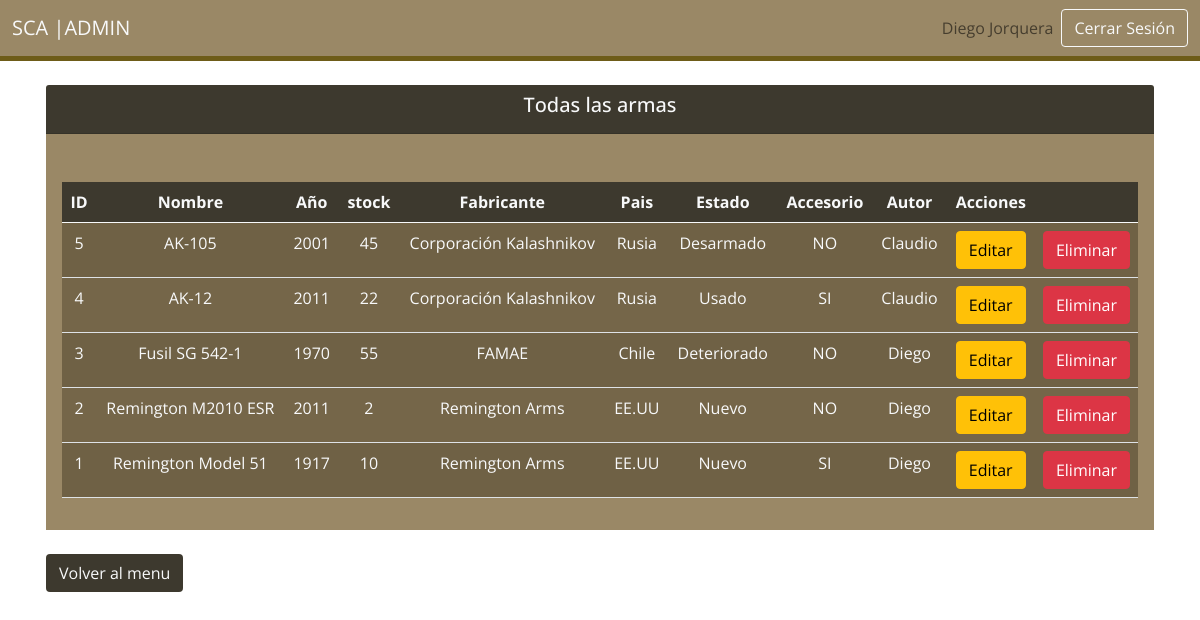
Page /listar.php (signed in) on the committed database.
### tables this page shows
CREATE TABLE arma(
	id_arma INT PRIMARY KEY AUTO_INCREMENT,
    nombre_arma VARCHAR(50),
    anio INT,
    stock INT,
    id_fk_accesorio INT,
    id_fk_estado INT,
    id_fk_fabricante INT,
    id_fk_usuario INT,
	FOREIGN KEY (id_fk_accesorio) REFERENCES accesorio(id),
    FOREIGN KEY (id_fk_estado) REFERENCES estado(id),
    FOREIGN KEY (id_fk_fabricante) REFERENCES fabricante(id),
    FOREIGN KEY (id_fk_usuario) REFERENCES usuario(id) ON DELETE CASCADE
);

CREATE TABLE fabricante(
	id INT PRIMARY KEY AUTO_INCREMENT,
    nombre_fabricante VARCHAR(30),
    pais VARCHAR(30)
);

CREATE TABLE estado(
	id INT PRIMARY KEY AUTO_INCREMENT,
    descripcion VARCHAR (25)
);

CREATE TABLE accesorio(
	id INT PRIMARY KEY AUTO_INCREMENT,
    descripcion_accesorio VARCHAR(10)
);

CREATE TABLE usuario (
	id INT PRIMARY KEY AUTO_INCREMENT,
    nombre VARCHAR(50),
    ap_paterno VARCHAR(30),
    ap_materno VARCHAR(30),
    pass VARCHAR(50),
    correo VARCHAR(50),
    rut VARCHAR(50),
    rol VARCHAR(20)
);

### listar.php (the view, shortened to what this page needs)
<!DOCTYPE html>
<html lang="en">
<?php
if(isset($_SESSION['user'])){
  $userID=$_SESSION['user']['id'];
}else{
    header("Location: index.php");
    $_SESSION['accessURL']=1;
}
?>
<body>
    <?php require_once('controller/database/conexion.php') ?>
    <?php require_once('imports/nav.php') ?>
    <div class="container my-3 p-3 mt-2"  >
        <div class="row"   >
            <div class="col-12 text-center"  >
            <div class="" >
          <div class="card-header text-light" style="background-color: #3D392E  ;"     >
            <h5>Todas las armas</h5>
          </div>
          <div class="card-body" style="background-color: #9a8866;opacity: 1;">
          <div class="row mx-auto">
          <table id="table_armas" class="table content-table table-hover table-striped" style="width:100%;background-color:#756649 ;">
                    <thead>
                        <tr class=" text-light" style="background-color: #3D392E  ;">
                            <th>ID</th>
                            <th>Nombre</th>
                            <th>Año</th>
                            <th>stock</th>
                            <th>Fabricante</th>
                            <th>Pais</th>
                            <th>Estado</th>
                            <th>Accesorio</th>
                            <th>Autor</th>
                            <th>Acciones</th>
                            <th style="width: 100px;"></th>
                        </tr>
                    </thead>
                    <tbody>
                    <?php
                    if($userRol=="Usuario Normal"){
                      $sql = "SELECT arma.id_arma,arma.nombre_arma,arma.anio,arma.stock,fabricante.nombre_fabricante,fabricante.pais,estado.descripcion,accesorio.descripcion_accesorio,usuario.nombre,usuario.id
                      FROM arma
                      INNER JOIN fabricante ON arma.id_fk_fabricante=fabricante.id
                      INNER JOIN estado ON arma.id_fk_estado=estado.id
                      INNER JOIN accesorio ON arma.id_fk_accesorio=accesorio.id
                      INNER JOIN usuario ON arma.id_fk_usuario=usuario.id
                      WHERE usuario.id=$userID ORDER BY arma.id_arma DESC LIMIT 5;";
                      $statement = $ConexionBD->query($sql);
                      while ($row = $statement->fetch_assoc()) {
                      ?>
                          <tr class="text-light">
                              <td><?= $row["id_arma"] ?></td>
                              <td><?= $row["nombre_arma"] ?></td>
                              <td><?= $row["anio"] ?></td>
                              <td><?= $row["stock"] ?></td>
                              <td><?= $row["nombre_fabricante"] ?></td>
                              <td><?= $row["pais"] ?></td>
                              <td><?= $row["descripcion"] ?></td>
                              <td><?= $row["descripcion_accesorio"] ?></td>
                              <td><?= $row["nombre"] ?></td>
                              <td>
                              <button class="btn btn-warning" data-bs-toggle="modal" data-bs-target="#modal_editar_arma" data-bs-whatever="<?= $id; ?>">Editar<i class="far fa-edit"></i></button>
                              </td>
                              <td>  <button class="btn btn-danger" data-bs-toggle="modal" data-bs-target="#modal_eliminar_arma" data-bs-whatever="<?= $id; ?>" >Eliminar<i class="far fa-trash-alt"></i></button></td>
                          </tr>
                      <?php } ?>
                    <?php }else{?>
                      <?php
                      $sql = "SELECT arma.id_arma,arma.nombre_arma,arma.anio,arma.stock,fabricante.nombre_fabricante,fabricante.pais,estado.descripcion,accesorio.descripcion_accesorio,usuario.nombre,usuario.id
                      FROM arma
                      INNER JOIN fabricante ON arma.id_fk_fabricante=fabricante.id
                      INNER JOIN estado ON arma.id_fk_estado=estado.id
                      INNER JOIN accesorio ON arma.id_fk_accesorio=accesorio.id
                      INNER JOIN usuario ON arma.id_fk_usuario=usuario.id
                      ORDER BY arma.id_arma DESC LIMIT 5;";
                      $statement = $ConexionBD->query($sql);
                      while ($row = $statement->fetch_assoc()) {
                        ?>
                        <tr class="text-light">
                              <td><?= $row["id_arma"] ?></td>
                              <td><?= $row["nombre_arma"] ?></td>
                              <td><?= $row["anio"] ?></td>
                              <td><?= $row["stock"] ?></td>
                              <td><?= $row["nombre_fabricante"] ?></td>
                              <td><?= $row["pais"] ?></td>
                              <td><?= $row["descripcion"] ?></td>
                              <td><?= $row["descripcion_accesorio"] ?></td>
                              <td><?= $row["nombre"] ?></td>
                              <td>
                              <button class="btn btn-warning" data-bs-toggle="modal" data-bs-target="#modal_editar_arma" data-bs-whatever="<?= $id; ?>">Editar<i class="far fa-edit"></i></button>
                              </td>
                              <td>  <button class="btn btn-danger" data-bs-toggle="modal" data-bs-target="#modal_eliminar_arma" data-bs-whatever="<?= $id; ?>" >Eliminar<i class="far fa-trash-alt"></i></button></td>
                          </tr>
                      <?php } ?>
                    <?php } ?>
                    </tbody>
                </table>
                </div>
                </div >
          </div>
        </div>
            </div>
            <br>
            <a href="menu.php" style="background-color: #3D392E;" class="btn text-light ">Volver al menu</a>
        </div>
    <link rel="stylesheet" type="text/css" href="https://cdn.datatables.net/v/bs4/dt-1.10.24/sl-1.3.3/datatables.min.css" />
</body>
</html>

### imports/nav.php (shortened to what this page needs)
<?php
if (isset($_SESSION['user'])) {
    $userName = $_SESSION['user']['nombre'];
    $userAp = $_SESSION['user']['ap_paterno'];
    $userRol = $_SESSION['user']['rol'];
} else {
    header("Location: index.php");
    $_SESSION['accessURL'] = 1;
}
?>
<nav class="navbar  navbar-expand-lg navbar-light" style="background-color: #9a8866;  border-bottom: 5px solid rgb(110,92,24); ">
    <div class="container-fluid">
      <a class="navbar-brand text-light" href="menu.php">SCA
        <?php
          if($userRol=="ADMIN"){
            echo "|".$userRol;
          }
        ?>
      </a>
      <div class="collapse navbar-collapse" id="navbarSupportedContent">
        <span class="navbar-text p-2">
         <?php
          echo $userName." ".$userAp." ";
         ?>
        </span>
        <button type="button" class="btn btn-outline-light"  onclick="window.location.href='cerrarsesion.php'">Cerrar Sesión</button>
      </div>
    </div>
  </nav>

### estilos.css (style rules this page uses)
* { font-family: 'Open Sans', sans-serif; }

### rows in the picture
arma: id_arma "5", nombre_arma "AK-105", anio "2001", stock "45", id_fk_fabricante.nombre_fabricante "Corporación Kalashnikov", id_fk_fabricante.pais "Rusia", id_fk_estado.descripcion "Desarmado", id_fk_accesorio.descripcion_accesorio "NO", id_fk_usuario.nombre "Claudio"
arma: id_arma "4", nombre_arma "AK-12", anio "2011", stock "22", id_fk_fabricante.nombre_fabricante "Corporación Kalashnikov", id_fk_fabricante.pais "Rusia", id_fk_estado.descripcion "Usado", id_fk_accesorio.descripcion_accesorio "SI", id_fk_usuario.nombre "Claudio"
arma: id_arma "3", nombre_arma "Fusil SG 542-1", anio "1970", stock "55", id_fk_fabricante.nombre_fabricante "FAMAE", id_fk_fabricante.pais "Chile", id_fk_estado.descripcion "Deteriorado", id_fk_accesorio.descripcion_accesorio "NO", id_fk_usuario.nombre "Diego"
arma: id_arma "2", nombre_arma "Remington M2010 ESR", anio "2011", stock "2", id_fk_fabricante.nombre_fabricante "Remington Arms", id_fk_fabricante.pais "EE.UU", id_fk_estado.descripcion "Nuevo", id_fk_accesorio.descripcion_accesorio "NO", id_fk_usuario.nombre "Diego"
arma: id_arma "1", nombre_arma "Remington Model 51", anio "1917", stock "10", id_fk_fabricante.nombre_fabricante "Remington Arms", id_fk_fabricante.pais "EE.UU", id_fk_estado.descripcion "Nuevo", id_fk_accesorio.descripcion_accesorio "SI", id_fk_usuario.nombre "Diego"

### other values in the picture
$userRol "ADMIN"
$userName "Diego"
$userAp "Jorquera"
